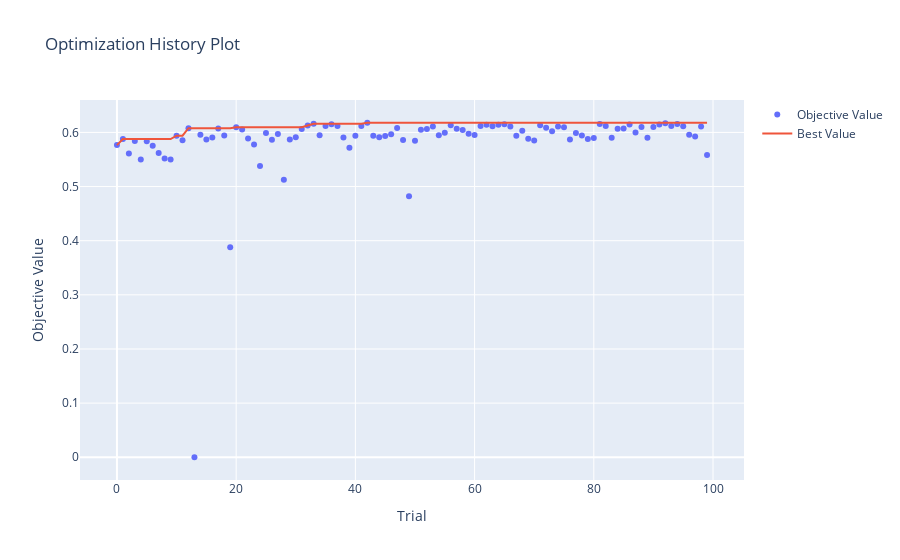

Source (notebook cell):
### Markdown cell above
A continuación se encuentra el historial de valores obtenidos a lo largo de las 100 iteraciones, mostrando que al tomar cerca de 40 iteraciones, los valores se acercan al obtenido.

### Code cell
optuna.visualization.plot_optimization_history(study_lgbm)
